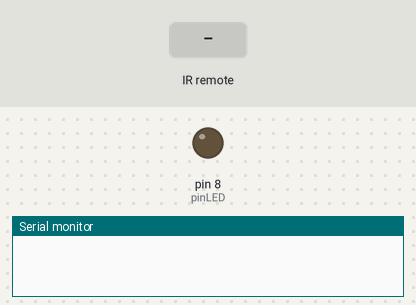
Bench run of a sketch on a simulated Arduino Uno, built with avr-gcc and run on an emulated ATmega328P. Parts: output pins drawn as LEDs (lit = HIGH), the last lines printed to the serial monitor. Dashed ring = blinking. The inputs (shaded band) are chosen by the test bench.

Above: at 1.2 s.
1.3 s: infrared code 0x1FE48B7 received
At 1.9 s:
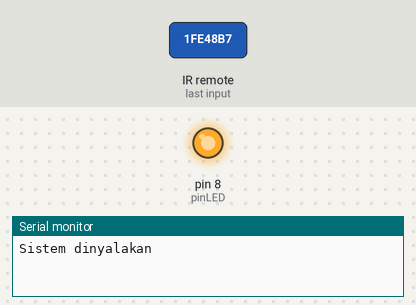
4.3 s: infrared code 0x1FE50AF received
At 5.5 s:
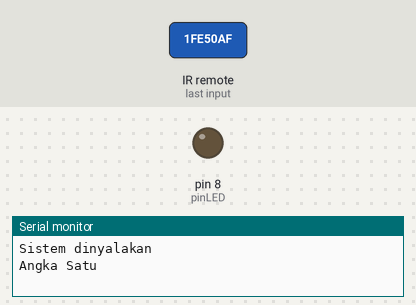
5.8 s: infrared code 0x1FED827 received
At 5.92 s:
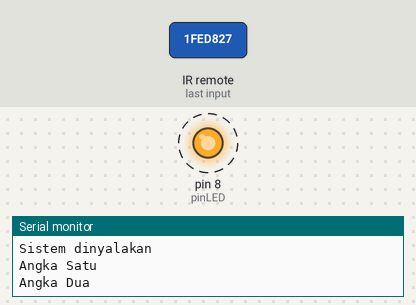
Timing chart, 0 to 8.8 s (numbered marks = the images above; inputs shaded):
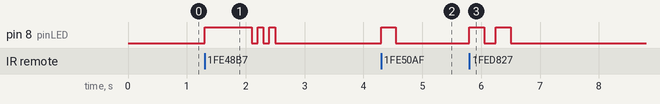

Measured:
- after the input at 1.3 s, pin 8 (pinLED): LOW → HIGH at once, then repeats every 0.20 s: LOW 0.10 s, HIGH 0.10 s, until it stays LOW from 2.5 s
- after the input at 4.3 s, pin 8 (pinLED): LOW → HIGH at once, → LOW 0.25 s later
- after the input at 5.8 s, pin 8 (pinLED): alternates HIGH for 0.25 s and LOW for 0.20 s, 4 changes in all, then stays LOW, starting at once

The sketch:

latihanIR.ino
```cpp
#include <IRremote.h>
#include <IRremoteInt.h>

const int pinIR=9, pinLED=8;
IRrecv recv(pinIR);
decode_results hasil;
bool hidup=false;

void setup() {
  Serial.begin(9600);
  recv.enableIRIn();
  pinMode(pinLED, OUTPUT);
}

void loop() {
  if(recv.decode(&hasil)){
    //Serial.println(hasil.value);
    recv.resume();

    // Menyala dan mematikan sistem
    if(hasil.value==33441975){
      if(!hidup){
        hidup=true;
        Serial.println("Sistem dinyalakan");
      }
      else{
        hidup=false;
        Serial.println("Sistem dimatikan");
      }
      blinkpop();
    }

    //Menampilkan angka
    if(hasil.value==33444015 && hidup){
      Serial.println("Angka Satu");
      blinkled(1);
    }
    if(hasil.value==33478695 && hidup){
      Serial.println("Angka Dua");
      blinkled(2);
    }
    if(hasil.value==33486855 && hidup){
      Serial.println("Angka Tiga");
      blinkled(3);
    }
    if(hasil.value==33435855 && hidup){
      Serial.println("Angka Empat");
      blinkled(4);
    }
    if(hasil.value==33468495 && hidup){
      Serial.println("Angka Lima");
      blinkled(5);
    }
    if(hasil.value==33452175 && hidup){
      Serial.println("Angka Enam");
      blinkled(6);
    }
    if(hasil.value==33423615 && hidup){
      Serial.println("Angka Tujuh");
      blinkled(7);
    }
    if(hasil.value==33484815 && hidup){
      Serial.println("Angka Delapan");
      blinkled(8);
    }
    if(hasil.value==33462375 && hidup){
      Serial.println("Angka Sembilan");
      blinkled(9);
    }
  }
}

void blinkled(int n){
  for(int i=1;i<=n;i++){
    digitalWrite(pinLED,HIGH);
    delay(250);
    digitalWrite(pinLED,LOW);
    delay(200);
  }
}
 void blinkpop(){
    digitalWrite(pinLED,HIGH); delay(800);
    digitalWrite(pinLED,LOW); delay(100);
    digitalWrite(pinLED,HIGH); delay(100);
    digitalWrite(pinLED,LOW); delay(100);
    digitalWrite(pinLED,HIGH); delay(100);
    digitalWrite(pinLED,LOW); delay(100);
 }
```
